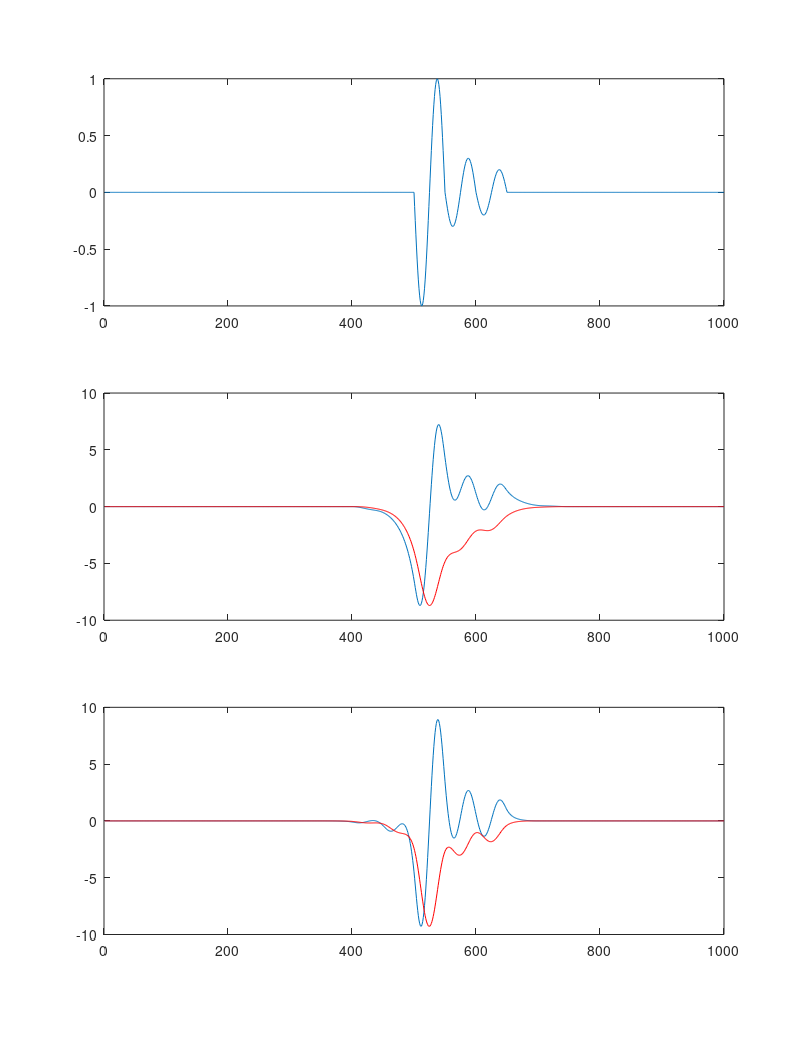

Source code (MATLAB):
close all
clear all
scrsz=get(0,'ScreenSize');
wid=scrsz(3)/3.1;
hite=scrsz(4);
scrat=wid/hite;
h=figure('Position',[wid/3 1 1.5*wid hite]); %center
seism=zeros(1,1000);
x=(0:49);
lenx=length(x);
seism(500:549)=-sin(2*pi*x/lenx);
seism(550:599)=-0.3*sin(2*pi*x/lenx);
seism(600:649)=-0.2*sin(2*pi*x/lenx);
composite=seism;
subplot(3,1,1,'align')
plot(seism)
box on
for n=1:99
    composite(150:850)=composite(150:850)+exp(-n/20)*seism(150+n:850+n);
    composite(150:850)=composite(150:850)+exp(-n/20)*seism(150-n:850-n);
end
subplot(3,1,2,'align')
hold on
plot(composite)
disp=cumsum(composite);
disp=min(composite)*disp/min(disp);
plot(disp,'r')
box on
composite=seism;
for n=1:49
    composite(150:850)=composite(150:850)+exp(-n/10)*seism(150+n:850+n);
    composite(150:850)=composite(150:850)+exp(-n/10)*seism(150-n:850-n);
end
for n=1:49
    composite(150:850)=composite(150:850)+0.1*exp(-n/10)*seism(200+n:900+n);
    composite(150:850)=composite(150:850)+0.1*exp(-n/10)*seism(200-n:900-n);
end
for n=1:49
    composite(150:850)=composite(150:850)+0.02*exp(-n/10)*seism(250+n:950+n);
    composite(150:850)=composite(150:850)+0.02*exp(-n/10)*seism(250-n:950-n);
end
%composite(100:1900)=composite(100:1900)+1*seism(200:2000);
subplot(3,1,3,'align')
hold on
plot(composite)
disp=cumsum(composite);
disp=min(composite)*disp/min(disp);
plot(disp,'r')
box on
set(h,'PaperPosition',[0.25 0.25 8 10.5])
print(h,'-depsc','misalign.eps')